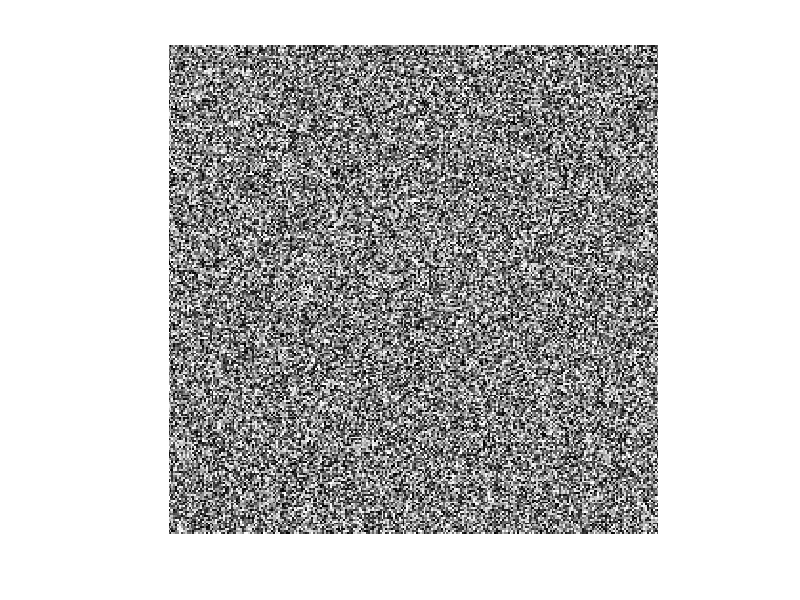
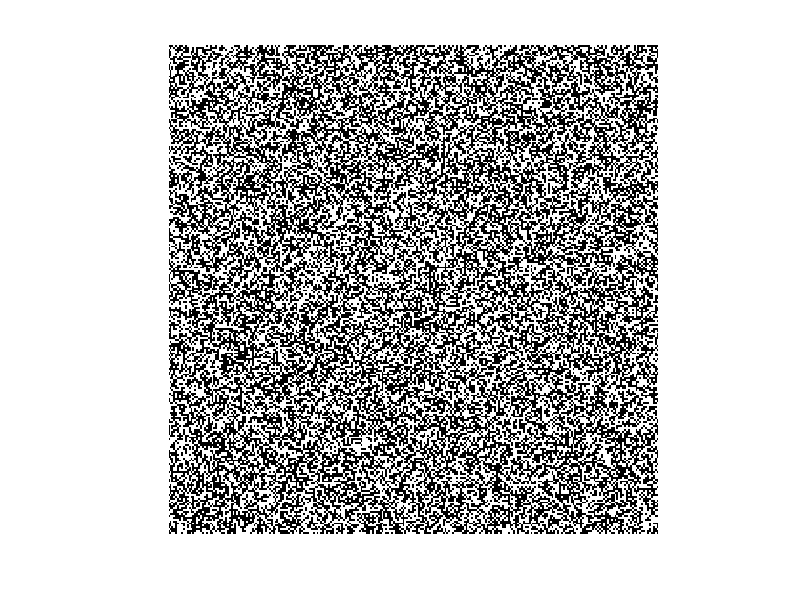
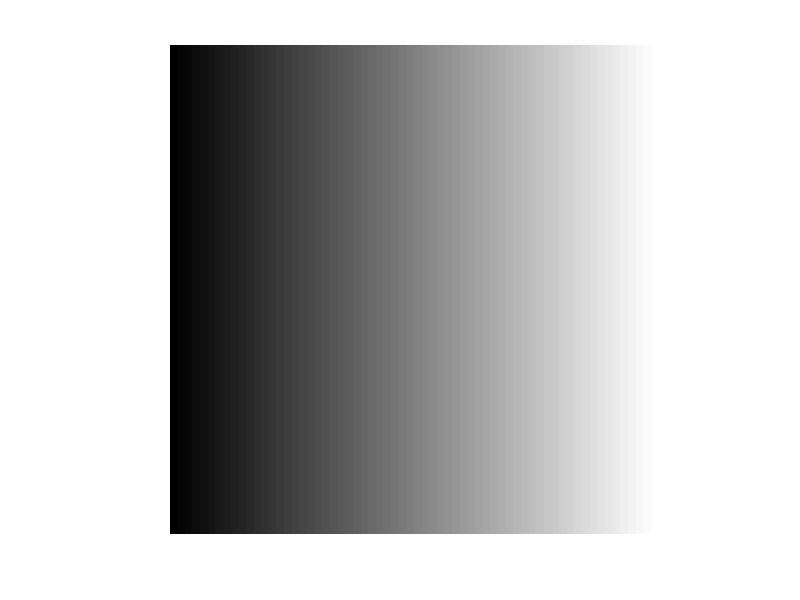
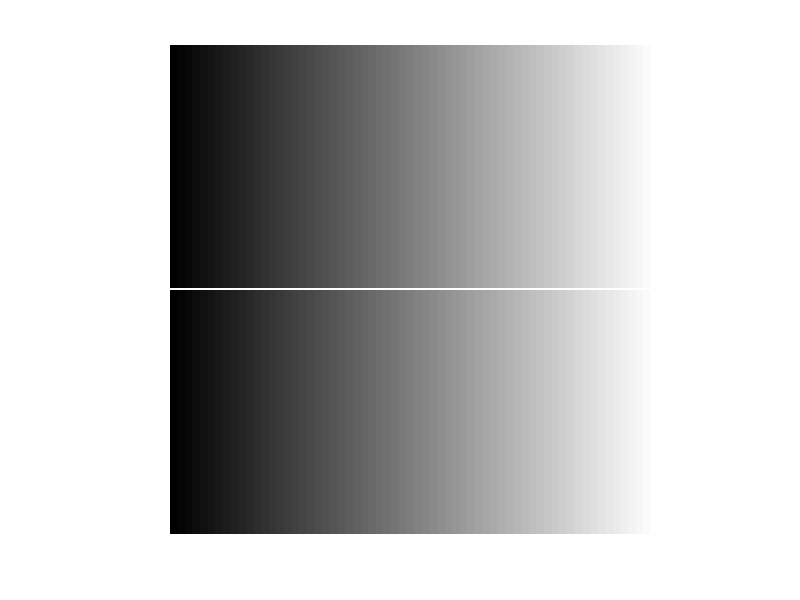

The MATLAB source for these figures, in order: (Note: this script raises an error after producing the figures.)
clear;
clc;
close all;

u = [2 5 3 8 1]
u_gauche = [u(2:end) u(end)]
u_droite = [u(1) u(1:end-1)]

A = zeros(2,3)
A(1,1) = 1
A(2,:) = [ 3 5 8]
A(:)

B = rand(2,3)
C = A.*B

I = rand(256,256);
imshow(I)

I(I < .5) = 0;
I(I >= .5) = 1;
figure; imshow(I);

V = 0:255
disp(['Dimensions de V : ' num2str(size(V))])
I = repmat(V, 256, 1);
disp(['Dimensions de I : ' num2str(size(I))])
figure; imshow(I, [0 255]);
I(128,:) = 255;
figure; imshow(I, [0 255]);
I(100:140,:) = 255*rand(41,256);
figure; imshow(I, [0 255]);

F = imread('fleur.png');
figure;
subplot(2,2,1); imshow(F);
subplot(2,2,2); imshow(F(:,:,1)); title('Composante rouge')
subplot(2,2,3); imshow(F(:,:,2)); title('Composante verte')
subplot(2,2,4); imshow(F(:,:,3)); title('Composante bleue')

F2 = F;
F2(:,:,1) = F(:,:,3);
F2(:,:,3) = F(:,:,1);
figure; imshow(F2);
